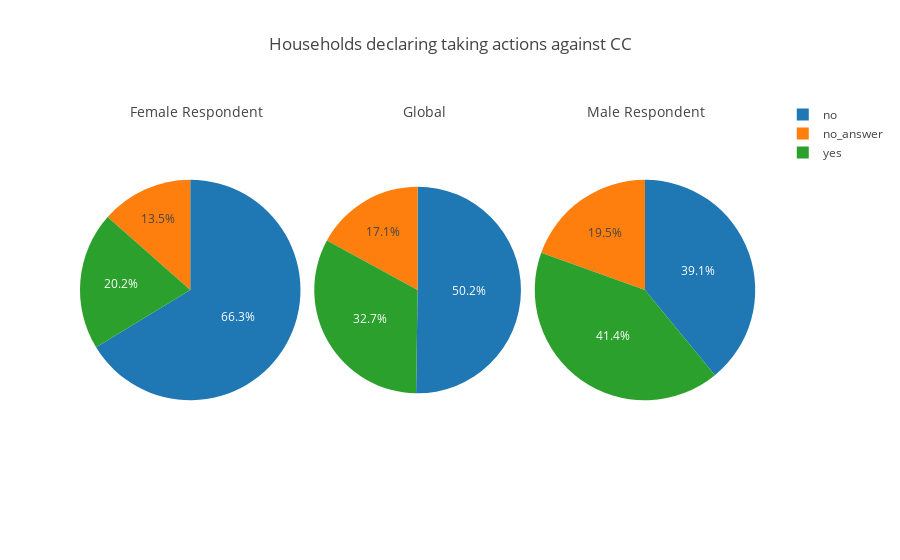

The notebook cell saved with this chart:
### Code cell
create_graphs_respondent(lambda x: x.groupby('taking_action_cc').size(),
                         lambda x: x.values,
                         lambda x: x.index.values,
                         lambda x: x.sum(),
                         "Households declaring taking actions against CC")

### Figure 1 — Plotly figure (JSON) as saved in the notebook; plotly's stock layout.template omitted (floating-point values rounded to 4 significant figures)
{"data": [{"domain": {"x": [0, 0.32]}, "labels": ["no", "no_answer", "yes"], "sort": false, "type": "pie", "values": [59, 12, 18]}, {"domain": {"x": [0.34, 0.64]}, "labels": ["no", "no_answer", "yes"], "sort": false, "type": "pie", "values": [109, 37, 71]}, {"domain": {"x": [0.66, 0.98]}, "labels": ["no", "no_answer", "yes"], "sort": false, "type": "pie", "values": [50, 25, 53]}], "layout": {"annotations": [{"font": {"size": 14}, "showarrow": false, "text": "Female Respondent", "x": 0.07, "y": 1}, {"font": {"size": 14}, "showarrow": false, "text": "Global", "x": 0.5, "y": 1}, {"font": {"size": 14}, "showarrow": false, "text": "Male Respondent", "x": 0.91, "y": 1}], "title": "Households declaring taking actions against CC"}}
